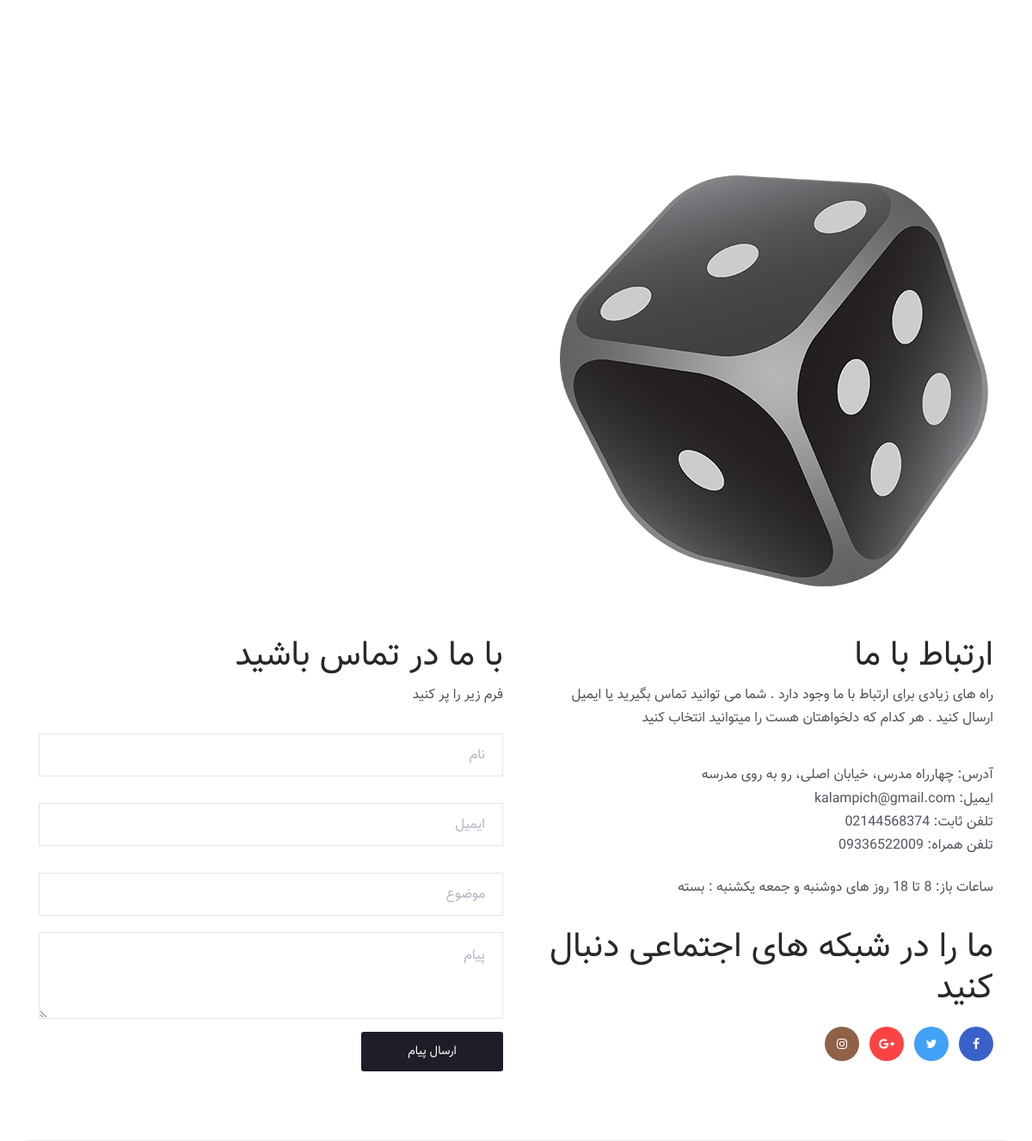
Page /contact-us on the committed database.
### dynamics/models.py (models this page shows, shortened)
class SiteSetting(models.Model):
    title = models.CharField(max_length=150, verbose_name='عنوان سایت', null=True, blank=True)
    slidersentence_home = models.CharField(max_length=150, verbose_name='جمله اسلایدر/ صفحه اصلی', null=True, blank=True)
    sliderdate_home = models.CharField(max_length=150, verbose_name='تاریخ اسلایدر/ صفحه اصلی', null=True, blank=True)
    sliderimage_home = models.ImageField(verbose_name='عکس اسلایدر/ صفحه اصلی', null=True, blank=True)
    firstsentence_contact = models.CharField(max_length=150, verbose_name='جمله اول/ ارتباط با ما', null=True, blank=True)
    address_contact = models.CharField(max_length=400, verbose_name='آدرس/ ارتباط با ما', null=True, blank=True)
    phone_contact = models.CharField(max_length=50, verbose_name='تلفن/ ارتباط با ما', null=True, blank=True)
    mobile_contact = models.CharField(max_length=50, verbose_name='تلفن همراه/ ارتباط با ما', null=True, blank=True)
    openhours_contact = models.CharField(max_length=400, verbose_name='ساعات باز/ ارتباط با ما', null=True, blank=True)
    email_contact = models.EmailField(max_length=50, verbose_name='ایمیل/ ارتباط با ما', null=True, blank=True)
    footerrules1a = models.CharField(max_length=150, verbose_name='1aقوانین پاورقی', null=True, blank=True)
    footerrules1b = models.CharField(max_length=150, verbose_name='1bقوانین پاورقی', null=True, blank=True)
    footerrules2a = models.CharField(max_length=150, verbose_name='2aقوانین پاورقی', null=True, blank=True)
    footerrules2b = models.CharField(max_length=150, verbose_name='2bقوانین پاورقی', null=True, blank=True)
    footerrules3a = models.CharField(max_length=150, verbose_name='3aقوانین پاورقی', null=True, blank=True)
    footerrules3b = models.CharField(max_length=150, verbose_name='3bقوانین پاورقی', null=True, blank=True)
    footerrules4a = models.CharField(max_length=150, verbose_name='4aقوانین پاورقی', null=True, blank=True)
    footerrules4b = models.CharField(max_length=150, verbose_name='4bقوانین پاورقی', null=True, blank=True)
    copy_right = models.CharField(verbose_name='متن کپی رایت', null=True, blank=True, max_length=200)
    logo_image = models.ImageField(upload_to=upload_image_path, null=True, blank=True, verbose_name='تصویر لوگو')
    maps = models.CharField(max_length=250, verbose_name='گوگل مپ', blank=True)
    instagram = models.CharField(max_length=250, verbose_name='اینستاگرام', blank=True)
    telegram = models.CharField(max_length=250, verbose_name='توییتر', blank=True)
    whatsapp = models.CharField(max_length=250, verbose_name='واتساپ', blank=True)
    class Meta:
        verbose_name = 'تنظیمات سایت'
        verbose_name_plural = 'مدیریت تنظیمات'

### contacts/views.py (the view, shortened to what this page needs)
# urls.py: path('contact-us', contact_us),
def contact_us(request):
    form = ContactForm(request.POST or None)
    setting = SiteSetting.objects.first()
    context={
        'form': form,
        'setting': setting
    }
    return render(request, 'contactus.html', context)

### contacts/templates/contactus.html (shortened to what this page needs)
{% extends 'shared/_Mainlayout.html' %}
{% load static %}
{% block refrence_header %}
<link rel="stylesheet" type="text/css" href="{% static 'styles/bootstrap4/bootstrap.min.css' %}">
<link href="{% static 'plugins/font-awesome-4.7.0/css/font-awesome.min.css' %}" rel="stylesheet" type="text/css">
<link rel="stylesheet" type="text/css" href="{% static 'plugins/OwlCarousel2-2.2.1/owl.carousel.css' %}">
<link rel="stylesheet" type="text/css" href="{% static 'plugins/OwlCarousel2-2.2.1/owl.theme.default.css' %}">
<link rel="stylesheet" type="text/css" href="{% static 'plugins/OwlCarousel2-2.2.1/animate.css' %}">
<link rel="stylesheet" href="{% static 'plugins/themify-icons/themify-icons.css' %}">
<link rel="stylesheet" type="text/css" href="{% static 'plugins/jquery-ui-1.12.1.custom/jquery-ui.css' %}">
<link rel="stylesheet" type="text/css" href="{% static 'styles/contact_styles.css' %}">
<link rel="stylesheet" type="text/css" href="{% static 'styles/contact_responsive.css' %}">
<link rel="stylesheet" href="{% static 'styles/custom.css' %}">
{% endblock %}
{% block content %}
<div class="container contact_container">
	<div class="row dir_rtl">
		<div class="col">
			<div id="google_map">
				<img src="{% static 'images/deal_ofthe_week.png' %}" alt="">
			</div>
		</div>
	</div>
	<div class="row dir_rtl">
		<div class="col-lg-6 contact_col">
			<div class="contact_contents">
				<h1>ارتباط با ما</h1>
				<p>{{setting.firstsentence_contact}}</p>
				<div>
					<p>آدرس: {{setting.address_contact}}</p>
					<p>ایمیل: {{setting.email_contact}}</p>
					<p>تلفن ثابت: {{setting.phone_contact}}</p>
					<p>تلفن همراه: {{setting.mobile_contact}}</p>
				</div>
				<div>
					<p>ساعات باز: {{setting.openhours_contact}}</p>
				</div>
			</div>
			<div class="follow_us_contents">
				<h1>ما را در شبکه های اجتماعی دنبال کنید</h1>
				<ul class="social d-flex flex-row">
					<li><a href="{{setting.facebook}}" style="background-color: #3a61c9"><i class="fa fa-facebook" aria-hidden="true"></i></a></li>
					<li><a href="{{setting.tweeter}}" style="background-color: #41a1f6"><i class="fa fa-twitter" aria-hidden="true"></i></a></li>
					<li><a href="{{setting.skype}}" style="background-color: #fb4343"><i class="fa fa-google-plus" aria-hidden="true"></i></a></li>
					<li><a href="{{setting.instagram}}" style="background-color: #8f6247"><i class="fa fa-instagram" aria-hidden="true"></i></a></li>
				</ul>
			</div>
		</div>
		<div class="col-lg-6 get_in_touch_col">
			<div class="get_in_touch_contents">
				<h1>با ما در تماس باشید</h1>
				<p>فرم زیر را پر کنید</p>
				<form method="post">
					<div>
						{{ form.name }}
						{{ form.email }}
						{{ form.title }}
						{{ form.massage }}
					</div>
					<div>
						<button id="review_submit" type="submit" class="red_button message_submit_btn trans_300" value="Submit">ارسال پیام</button>
					</div>
				</form>
			</div>
		</div>
	</div>
</div>
{% endblock %}

### templates/shared/_Mainlayout.html (shortened to what this page needs)
﻿{% load static %}
{% load render_partial %}
<!DOCTYPE html>
<html lang="en">
<head>
{% block refrence_header %}
{% endblock %}
</head>
<body>
<div class="super_container">
    {% block content %}
    {% endblock%}
</div>
</body>
</html>

### assets/styles/contact_styles.css (style rules this page uses)
* { margin: 0; padding: 0; }
body { font-family: 'Poppins', sans-serif; font-size: 14px; line-height: 23px; font-weight: 400; background: #FFFFFF; color: #1e1e27; }
div { display: block; position: relative; -webkit-box-sizing: border-box; -moz-box-sizing: border-box; box-sizing: border-box; }
ul { list-style: none; margin-bottom: 0px; }
p { font-family: 'Poppins', sans-serif; font-size: 14px; line-height: 1.7; font-weight: 500; color: #51545f; -webkit-font-smoothing: antialiased; -webkit-text-shadow: rgba(0,0,0,.01) 0 0 1px; text-shadow: rgba(0,0,0,.01) 0 0 1px; }
a, a:hover, a:visited, a:active, a:link { text-decoration: none; -webkit-font-smoothing: antialiased; -webkit-text-shadow: rgba(0,0,0,.01) 0 0 1px; text-shadow: rgba(0,0,0,.01) 0 0 1px; }
h1 { font-size: 72px; }
h1, h2, h3, h4, h5, h6 { font-family: 'Poppins', sans-serif; color: #282828; -webkit-font-smoothing: antialiased; -webkit-text-shadow: rgba(0,0,0,.01) 0 0 1px; text-shadow: rgba(0,0,0,.01) 0 0 1px; }
.trans_300 { -webkit-transition: all 300ms ease; -moz-transition: all 300ms ease; -ms-transition: all 300ms ease; -o-transition: all 300ms ease; transition: all 300ms ease; }
.super_container { width: 100%; overflow: hidden; }
.red_button { display: -webkit-inline-box; display: -moz-inline-box; display: -ms-inline-flexbox; display: -webkit-inline-flex; display: inline-flex; flex-direction: column; justify-content: center; align-items: center; width: auto; height: 40px; background: #fe4c50; border-radius: 3px; -webkit-transition: all 0.3s ease; -moz-transition: all 0.3s ease; -ms-transition: all 0.3s ease; -o-transition: all 0.3s ease; transition: all 0.3s ease; }
.contact_container { margin-top: 150px; padding-bottom: 80px; border-bottom: solid 1px #ebebeb; }
#google_map { width: 100%; height: 507px; margin-bottom: 59px; }
.contact_contents { padding-left: 30px; }
.contact_contents h1, .follow_us_contents h1, .get_in_touch_contents h1 { font-size: 40px; font-weight: 500; }
.contact_contents p, .get_in_touch_contents p { font-size: 16px; font-weight: 400; margin-bottom: 0px; }
.contact_contents div { margin-top: 22px; }
.contact_contents div:first-of-type { margin-top: 39px; }
.follow_us_contents { margin-top: 32px; }
.social { margin-top: 20px; }
.social li { margin-left: 12px; }
.social li:last-child { margin-left: 0px; }
.social li a { display: -webkit-box; display: -moz-box; display: -ms-flexbox; display: -webkit-flex; display: flex; flex-direction: column; justify-content: center; align-items: center; width: 40px; height: 40px; border-radius: 50%; -webkit-transition: all 300ms ease; -moz-transition: all 300ms ease; -ms-transition: all 300ms ease; -o-transition: all 300ms ease; transition: all 300ms ease; }
.social li a i { color: #FFFFFF; }
.form_input { display: block; width: 100%; height: 50px; border: solid 1px #e5e5e5; padding-right: 20px; font-size: 16px; margin-bottom: 20px; }
.input_message { width: 100%; margin-bottom: 15px; font-size: 16px; padding-bottom: 15px; }
.message_submit_btn { background: #1e1e27; color: #FFFFFF; text-transform: uppercase; width: 165px; border: none; height: 46px; cursor: pointer; }
textarea { border: solid 1px #e5e5e5; padding-right: 20px; padding-top: 15px; }
.input_name { margin-bottom: 19px; margin-top: 31px; }

### assets/styles/custom.css (style rules this page uses)
.dir_rtl { direction: rtl; }
.vazir , * { font-family: vazir, Arial, Helvetica, sans-serif; }
p,h1,h2,h3,h4,h5,h6,a { font-family: vazir, Arial, Helvetica, sans-serif; }

### rows in the picture
SiteSetting: firstsentence_contact "راه های زیادی برای ارتباط با ما وجود دارد . شما می توانید تماس بگیرید یا ایمیل ارسال کنید . هر کدام که دلخواهتان هست را میتوانید انتخاب کنید", address_contact "چهارراه مدرس، خیابان اصلی، رو به روی مدرسه", email_contact "kalampich@gmail.com", phone_contact "02144568374", mobile_contact "09336522009", openhours_contact "8 تا 18 روز های دوشنبه و جمعه یکشنبه : بسته"
